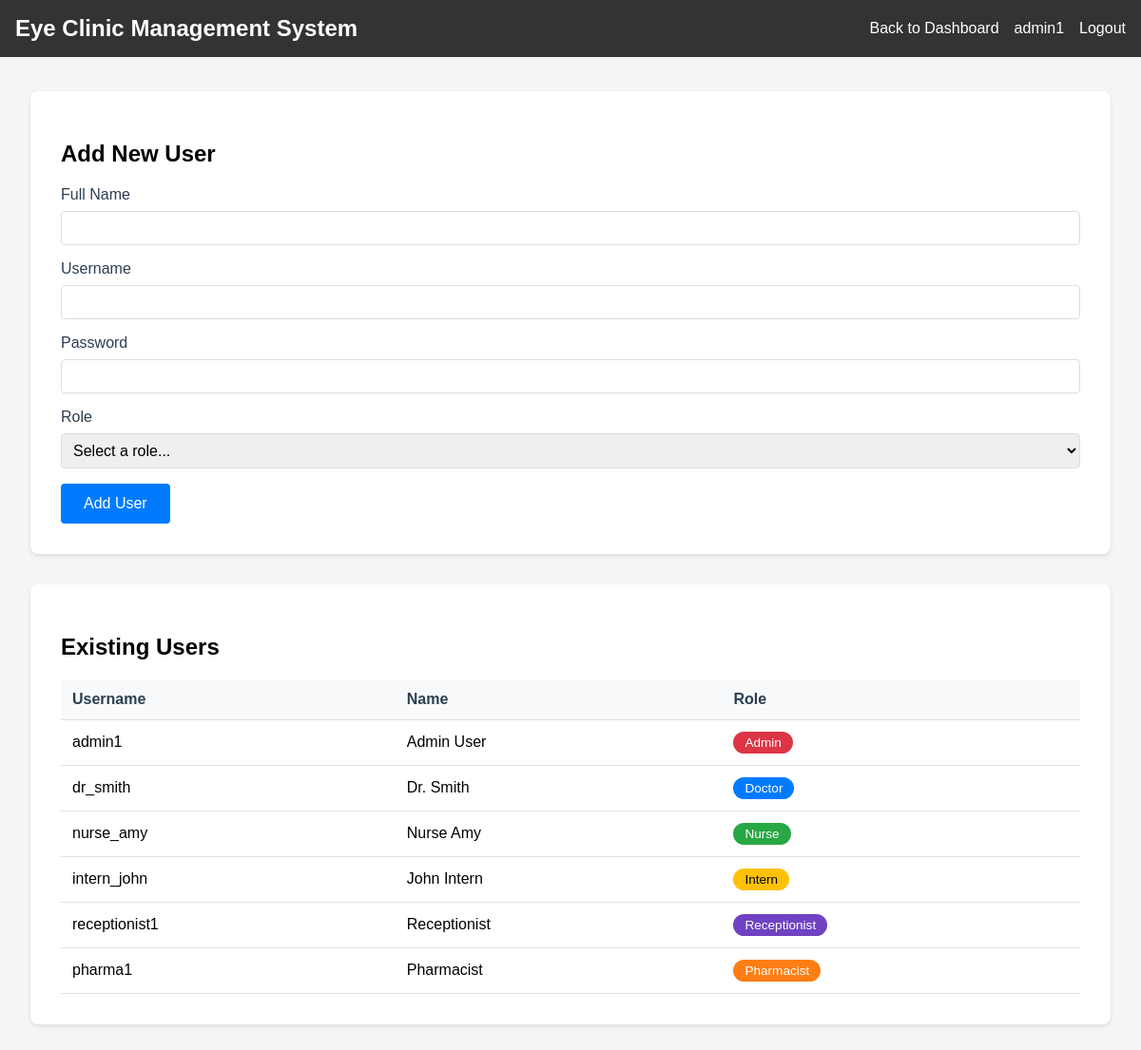
/manage_users (signed in), run on an earlier commit of the app's database.
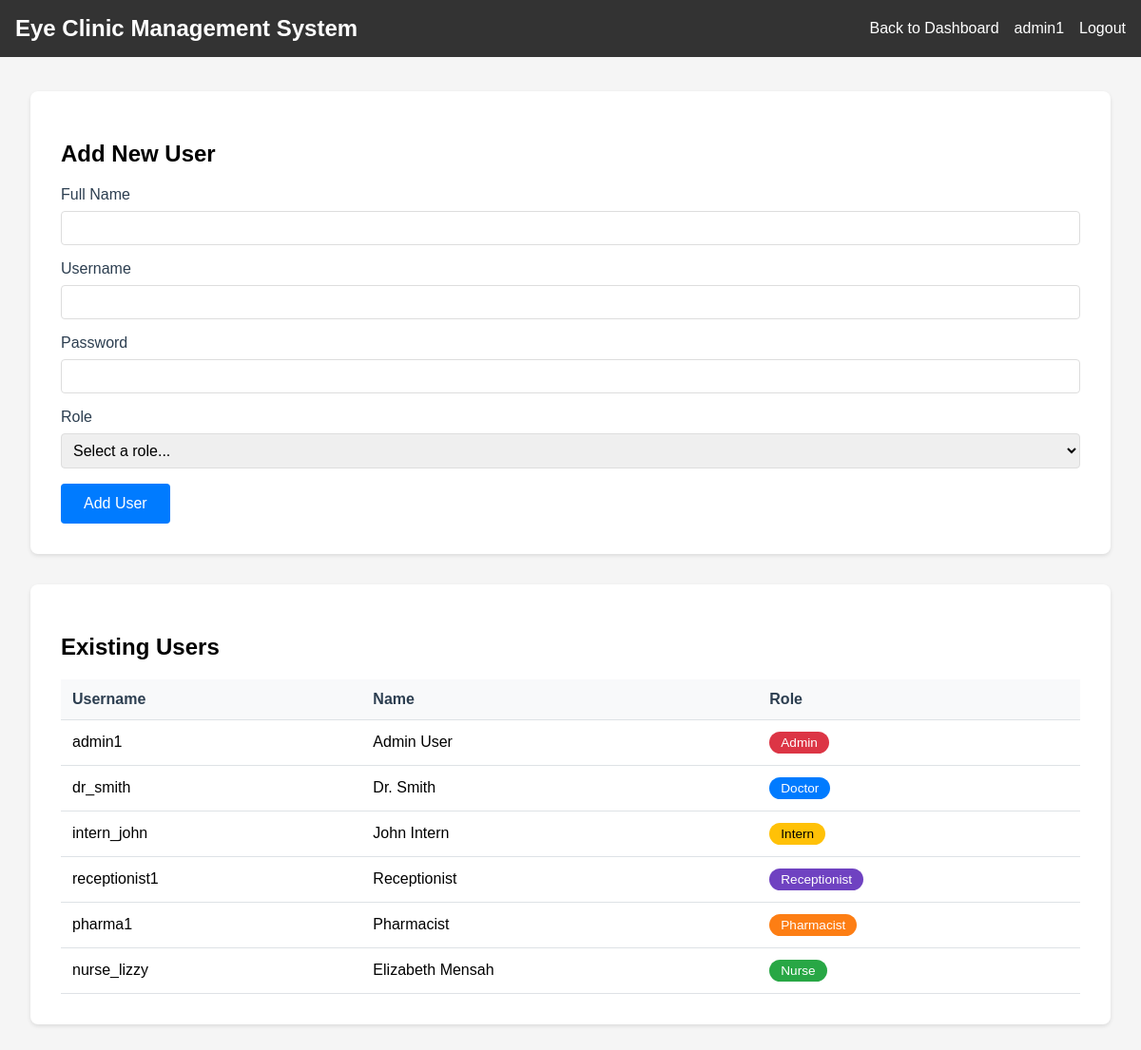
And on a later commit of the database.
### models.py (models this page shows, shortened)
class User(db.Model):
    id = db.Column(db.Integer, primary_key=True)
    username = db.Column(db.String(80), unique=True, nullable=False)
    password_hash = db.Column(db.String(120), nullable=False)
    role = db.Column(db.String(80), nullable=False)
    name = db.Column(db.String(120))
    status = db.Column(db.String(20), default='active')
    last_login = db.Column(db.DateTime, default=datetime.utcnow)
    custom_permissions = db.Column(db.String(500))  # Store tab permissions as comma-separated string
    created_at = db.Column(db.DateTime, default=datetime.utcnow)
    updated_at = db.Column(db.DateTime, default=datetime.utcnow, onupdate=datetime.utcnow)

### app.py (the view, shortened to what this page needs)
@app.route('/manage_users', methods=['GET', 'POST'])
@login_required
@admin_required
def manage_users():
    return render_template('manage_users.html',
                         username=session['username'],
                         role=session['role'],
                         users=User.query.all(),
                         available_roles=AVAILABLE_ROLES)

### app.py (called while the page is built)
def login_required(f):
    @wraps(f)
    def decorated_function(*args, **kwargs):
        if 'username' not in session:
            flash('Please log in first.')
            return redirect(url_for('login'))
        return f(*args, **kwargs)
    return decorated_function

def admin_required(f):
    @wraps(f)
    def decorated_function(*args, **kwargs):
        if 'role' not in session or session['role'] != 'Admin':
            flash('Admin access required.')
            return redirect(url_for('dashboard'))
        return f(*args, **kwargs)
    return decorated_function

### templates/manage_users.html (shortened to what this page needs)
<!DOCTYPE html>
<html lang="en">
<head>
</head>
<body>
    <div class="navbar">
        <div>
            <h2 style="margin: 0;">Eye Clinic Management System</h2>
        </div>
        <div style="display: flex; align-items: center; gap: 1rem;">
            <a href="{{ url_for('dashboard') }}">Back to Dashboard</a>
            <span>{{ username }}</span>
            <a href="{{ url_for('logout') }}">Logout</a>
        </div>
    </div>
    <div class="main-content">
        <div class="card">
            <h2>Add New User</h2>
            <form method="POST">
                <div class="form-group">
                    <label for="name">Full Name</label>
                    <input type="text" id="name" name="name" class="form-control" required>
                </div>
                <div class="form-group">
                    <label for="username">Username</label>
                    <input type="text" id="username" name="username" class="form-control" required>
                </div>
                <div class="form-group">
                    <label for="password">Password</label>
                    <input type="password" id="password" name="password" class="form-control" required>
                </div>
                <div class="form-group">
                    <label for="role">Role</label>
                    <select id="role" name="role" class="form-control" required>
                        <option value="">Select a role...</option>
                    </select>
                </div>
                <button type="submit" class="btn btn-primary">Add User</button>
            </form>
        </div>
        <div class="card">
            <h2>Existing Users</h2>
            <table class="users-table">
                <thead>
                    <tr>
                        <th>Username</th>
                        <th>Name</th>
                        <th>Role</th>
                    </tr>
                </thead>
                <tbody>
                    {% for user in users %}
                        <tr>
                            <td>{{ user.username }}</td>
                            <td>{{ user.name if user.name else 'N/A' }}</td>
                            <td><span class="role-badge role-{{ user.role }}">{{ user.role }}</span></td>
                        </tr>
                    {% endfor %}
                </tbody>
            </table>
        </div>
    </div>
</body>
</html>

### templates/manage_users.html (style rules this page uses)
body { font-family: Arial, sans-serif; margin: 0; padding: 0; background-color: #f5f5f5; }
.navbar { background-color: #333; padding: 1rem; color: white; display: flex; justify-content: space-between; align-items: center; position: fixed; top: 0; left: 0; right: 0; z-index: 1000; }
.navbar a { color: white; text-decoration: none; }
.main-content { margin-top: 4rem; padding: 2rem; max-width: 1200px; margin-left: auto; margin-right: auto; }
.card { background-color: white; padding: 2rem; border-radius: 8px; box-shadow: 0 2px 4px rgba(0, 0, 0, 0.1); margin-bottom: 2rem; }
.form-group { margin-bottom: 1rem; }
.form-group label { display: block; margin-bottom: 0.5rem; font-weight: 500; color: #2c3e50; }
.form-control { width: 100%; padding: 0.5rem; border: 1px solid #ddd; border-radius: 4px; font-size: 1rem; box-sizing: border-box; }
.btn { padding: 0.75rem 1.5rem; border: none; border-radius: 4px; font-size: 1rem; font-weight: 500; cursor: pointer; transition: all 0.2s; }
.btn-primary { background-color: #007bff; color: white; }
.users-table { width: 100%; border-collapse: collapse; margin-top: 1rem; }
.users-table th, .users-table td { padding: 0.75rem; text-align: left; border-bottom: 1px solid #dee2e6; }
.users-table th { background-color: #f8f9fa; font-weight: 600; color: #2c3e50; }
.role-badge { display: inline-block; padding: 0.25rem 0.75rem; border-radius: 20px; font-size: 0.85rem; font-weight: 500; }
.role-Admin { background-color: #dc3545; color: white; }
.role-Doctor { background-color: #007bff; color: white; }
.role-Nurse { background-color: #28a745; color: white; }
.role-Intern { background-color: #ffc107; color: black; }
.role-Receptionist { background-color: #6f42c1; color: white; }
.role-Pharmacist { background-color: #fd7e14; color: white; }

What changed in the data, as far as the page shows it:
removed User: username "nurse_amy", name "Nurse Amy", role "Nurse"
added User: username "nurse_lizzy", name "Elizabeth Mensah", role "Nurse"
